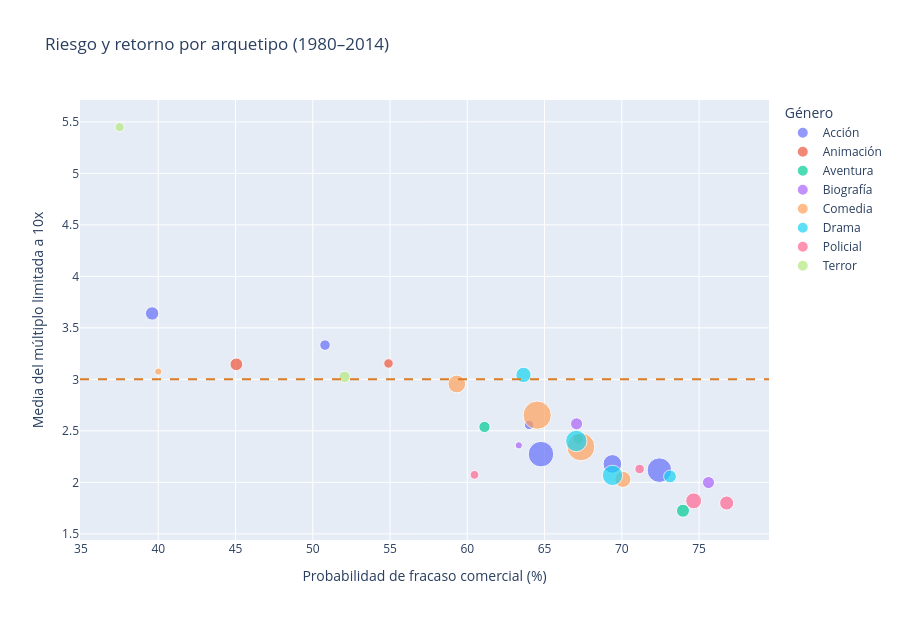

Notebook source saved alongside this figure:
### Markdown cell above
### Riesgo y retorno: gráfico interactivo

Pasá el mouse sobre cada burbuja para identificar el arquetipo, la cantidad de películas, el presupuesto mediano y sus medidas de retorno y fracaso. [Abrir el gráfico en el navegador](../salidas/06_riesgo_retorno_interactivo.html).

### Code cell
# PLOTLY_OUTPUT
riesgo_hover = segmentos.assign(
    fracaso_pct=100*segmentos.prob_fracaso,
    presupuesto_mediano_m=segmentos.presupuesto_mediano/1e6)
figura_interactiva = px.scatter(
    riesgo_hover, x='fracaso_pct', y='retorno_robusto_x',
    size='n', color='genero',
    custom_data=['arquetipo','n','mediana_x','presupuesto_mediano_m'],
    labels={'fracaso_pct': 'Probabilidad de fracaso comercial (%)',
            'retorno_robusto_x': 'Media del múltiplo limitada a 10x',
            'genero': 'Género'},
    title='Riesgo y retorno por arquetipo (1980–2014)')
figura_interactiva.update_traces(hovertemplate=(
    '<b>%{customdata[0]}</b><br>Fracaso: %{x:.1f}%'
    '<br>Media hasta 10x: %{y:.2f}x<br>Mediana: %{customdata[2]:.2f}x'
    '<br>Presupuesto mediano: USD %{customdata[3]:.1f} M'
    '<br>Películas: %{customdata[1]:.0f}<extra></extra>'))
figura_interactiva.add_hline(y=3, line_dash='dash', line_color='#db7c26')
figura_interactiva.update_layout(height=620)
figura_interactiva.write_html(salidas/'06_riesgo_retorno_interactivo.html',
                              include_plotlyjs=True)
display(figura_interactiva)
print('HTML:', salidas/'06_riesgo_retorno_interactivo.html')

### Figure 1 — Plotly figure (JSON) as saved in the notebook; plotly's stock layout.template omitted (floating-point values rounded to 4 significant figures)
{"data": [{"customdata": [["Acción | <10 M | secuela=No", 50, 1.083, 5.724], ["Acción | 10–30 M | secuela=No", 196, 1.496, 20.24], ["Acción | 30–70 M | secuela=No", 341, 1.444, 45.09], ["Acción | 30–70 M | secuela=Si", 63, 2.471, 48.37], ["Acción | 70+ M | secuela=No", 369, 1.826, 109.6], ["Acción | 70+ M | secuela=Si", 101, 3.12, 144.4]], "hovertemplate": "<b>%{customdata[0]}</b><br>Fracaso: %{x:.1f}%<br>Media hasta 10x: %{y:.2f}x<br>Mediana: %{customdata[2]:.2f}x<br>Presupuesto mediano: USD %{customdata[3]:.1f} M<br>Películas: %{customdata[1]:.0f}<extra></extra>", "legendgroup": "Acción", "marker": {"color": "#636efa", "size": [50, 196, 341, 63, 369, 101], "sizemode": "area", "sizeref": 1.127, "symbol": "circle"}, "mode": "markers", "name": "Acción", "orientation": "v", "showlegend": true, "type": "scatter", "x": [64.0, 69.39, 72.43, 50.79, 64.77, 39.6], "xaxis": "x", "y": [2.558, 2.179, 2.118, 3.333, 2.274, 3.64], "yaxis": "y"}, {"customdata": [["Animación | 30–70 M | secuela=No", 51, 2.289, 46.6], ["Animación | 70+ M | secuela=No", 91, 2.77, 137.1]], "hovertemplate": "<b>%{customdata[0]}</b><br>Fracaso: %{x:.1f}%<br>Media hasta 10x: %{y:.2f}x<br>Mediana: %{customdata[2]:.2f}x<br>Presupuesto mediano: USD %{customdata[3]:.1f} M<br>Películas: %{customdata[1]:.0f}<extra></extra>", "legendgroup": "Animación", "marker": {"color": "#EF553B", "size": [51, 91], "sizemode": "area", "sizeref": 1.127, "symbol": "circle"}, "mode": "markers", "name": "Animación", "orientation": "v", "showlegend": true, "type": "scatter", "x": [54.9, 45.05], "xaxis": "x", "y": [3.154, 3.146], "yaxis": "y"}, {"customdata": [["Aventura | 10–30 M | secuela=No", 72, 1.691, 19.15], ["Aventura | 30–70 M | secuela=No", 96, 0.9342, 46.59], ["Aventura | 70+ M | secuela=No", 64, 2.008, 110.9]], "hovertemplate": "<b>%{customdata[0]}</b><br>Fracaso: %{x:.1f}%<br>Media hasta 10x: %{y:.2f}x<br>Mediana: %{customdata[2]:.2f}x<br>Presupuesto mediano: USD %{customdata[3]:.1f} M<br>Películas: %{customdata[1]:.0f}<extra></extra>", "legendgroup": "Aventura", "marker": {"color": "#00cc96", "size": [72, 96, 64], "sizemode": "area", "sizeref": 1.127, "symbol": "circle"}, "mode": "markers", "name": "Aventura", "orientation": "v", "showlegend": true, "type": "scatter", "x": [61.11, 73.96, 67.19], "xaxis": "x", "y": [2.538, 1.725, 2.423], "yaxis": "y"}, {"customdata": [["Biografía | 10–30 M | secuela=No", 82, 1.502, 18.98], ["Biografía | 30–70 M | secuela=No", 82, 1.425, 42.21], ["Biografía | 70+ M | secuela=No", 30, 1.768, 81.76]], "hovertemplate": "<b>%{customdata[0]}</b><br>Fracaso: %{x:.1f}%<br>Media hasta 10x: %{y:.2f}x<br>Mediana: %{customdata[2]:.2f}x<br>Presupuesto mediano: USD %{customdata[3]:.1f} M<br>Películas: %{customdata[1]:.0f}<extra></extra>", "legendgroup": "Biografía", "marker": {"color": "#ab63fa", "size": [82, 82, 30], "sizemode": "area", "sizeref": 1.127, "symbol": "circle"}, "mode": "markers", "name": "Biografía", "orientation": "v", "showlegend": true, "type": "scatter", "x": [67.07, 75.61, 63.33], "xaxis": "x", "y": [2.568, 1.998, 2.359], "yaxis": "y"}, {"customdata": [["Comedia | <10 M | secuela=No", 177, 1.497, 6.563], ["Comedia | 10–30 M | secuela=No", 451, 1.72, 19.8], ["Comedia | 30–70 M | secuela=No", 438, 1.463, 42.23], ["Comedia | 30–70 M | secuela=Si", 30, 2.72, 43.8], ["Comedia | 70+ M | secuela=No", 147, 1.637, 90.17]], "hovertemplate": "<b>%{customdata[0]}</b><br>Fracaso: %{x:.1f}%<br>Media hasta 10x: %{y:.2f}x<br>Mediana: %{customdata[2]:.2f}x<br>Presupuesto mediano: USD %{customdata[3]:.1f} M<br>Películas: %{customdata[1]:.0f}<extra></extra>", "legendgroup": "Comedia", "marker": {"color": "#FFA15A", "size": [177, 451, 438, 30, 147], "sizemode": "area", "sizeref": 1.127, "symbol": "circle"}, "mode": "markers", "name": "Comedia", "orientation": "v", "showlegend": true, "type": "scatter", "x": [59.32, 64.52, 67.35, 40.0, 70.07], "xaxis": "x", "y": [2.955, 2.652, 2.345, 3.075, 2.029], "yaxis": "y"}, {"customdata": [["Drama | <10 M | secuela=No", 132, 1.534, 5.334], ["Drama | 10–30 M | secuela=No", 258, 1.298, 18.79], ["Drama | 30–70 M | secuela=No", 232, 1.108, 42.13], ["Drama | 70+ M | secuela=No", 93, 1.486, 96.05]], "hovertemplate": "<b>%{customdata[0]}</b><br>Fracaso: %{x:.1f}%<br>Media hasta 10x: %{y:.2f}x<br>Mediana: %{customdata[2]:.2f}x<br>Presupuesto mediano: USD %{customdata[3]:.1f} M<br>Películas: %{customdata[1]:.0f}<extra></extra>", "legendgroup": "Drama", "marker": {"color": "#19d3f3", "size": [132, 258, 232, 93], "sizemode": "area", "sizeref": 1.127, "symbol": "circle"}, "mode": "markers", "name": "Drama", "orientation": "v", "showlegend": true, "type": "scatter", "x": [63.64, 67.05, 69.4, 73.12], "xaxis": "x", "y": [3.043, 2.401, 2.068, 2.057], "yaxis": "y"}, {"customdata": [["Policial | <10 M | secuela=No", 52, 0.7728, 5.727], ["Policial | 10–30 M | secuela=No", 142, 1.151, 19.3], ["Policial | 30–70 M | secuela=No", 112, 1.175, 44.76], ["Policial | 70+ M | secuela=No", 43, 2.037, 89.05]], "hovertemplate": "<b>%{customdata[0]}</b><br>Fracaso: %{x:.1f}%<br>Media hasta 10x: %{y:.2f}x<br>Mediana: %{customdata[2]:.2f}x<br>Presupuesto mediano: USD %{customdata[3]:.1f} M<br>Películas: %{customdata[1]:.0f}<extra></extra>", "legendgroup": "Policial", "marker": {"color": "#FF6692", "size": [52, 142, 112, 43], "sizemode": "area", "sizeref": 1.127, "symbol": "circle"}, "mode": "markers", "name": "Policial", "orientation": "v", "showlegend": true, "type": "scatter", "x": [71.15, 74.65, 76.79, 60.47], "xaxis": "x", "y": [2.13, 1.82, 1.799, 2.073], "yaxis": "y"}, {"customdata": [["Terror | <10 M | secuela=No", 48, 4.226, 4.222], ["Terror | 10–30 M | secuela=No", 73, 2.367, 19.16]], "hovertemplate": "<b>%{customdata[0]}</b><br>Fracaso: %{x:.1f}%<br>Media hasta 10x: %{y:.2f}x<br>Mediana: %{customdata[2]:.2f}x<br>Presupuesto mediano: USD %{customdata[3]:.1f} M<br>Películas: %{customdata[1]:.0f}<extra></extra>", "legendgroup": "Terror", "marker": {"color": "#B6E880", "size": [48, 73], "sizemode": "area", "sizeref": 1.127, "symbol": "circle"}, "mode": "markers", "name": "Terror", "orientation": "v", "showlegend": true, "type": "scatter", "x": [37.5, 52.05], "xaxis": "x", "y": [5.449, 3.024], "yaxis": "y"}], "layout": {"height": 620, "legend": {"itemsizing": "constant", "title": {"text": "Género"}, "tracegroupgap": 0}, "shapes": [{"line": {"color": "#db7c26", "dash": "dash"}, "type": "line", "x0": 0, "x1": 1, "xref": "x domain", "y0": 3, "y1": 3, "yref": "y"}], "title": {"text": "Riesgo y retorno por arquetipo (1980–2014)"}, "xaxis": {"anchor": "y", "domain": [0, 1], "title": {"text": "Probabilidad de fracaso comercial (%)"}}, "yaxis": {"anchor": "x", "domain": [0, 1], "title": {"text": "Media del múltiplo limitada a 10x"}}}}
